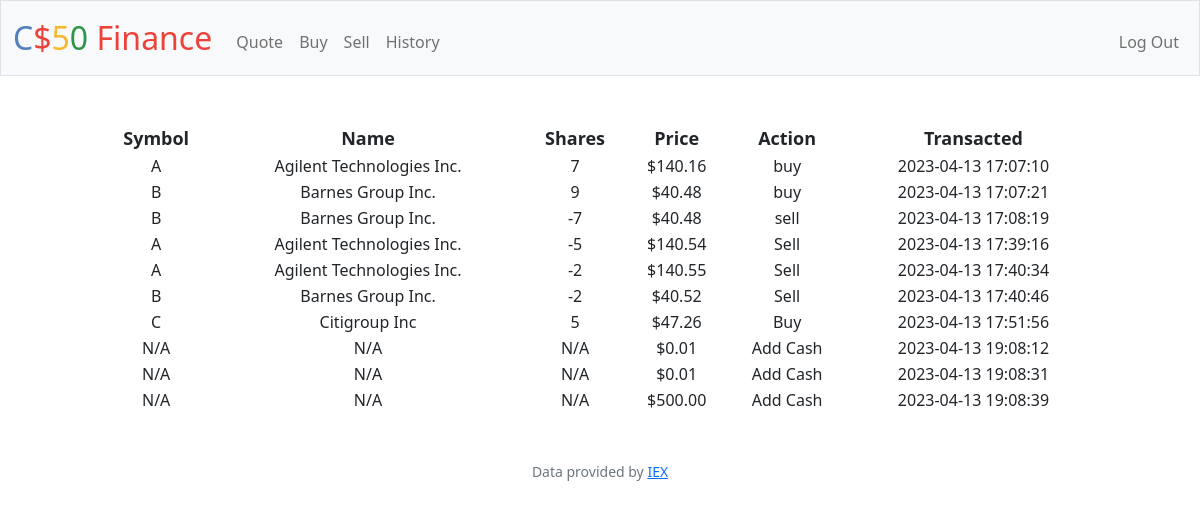
The app's page /history (signed in) with its own data.
### tables this page shows
CREATE TABLE transactions(
    stock_name TEXT NOT NULL,
    symbol TEXT NOT NULL,
    shares INTEGER NOT NULL,
    price NUMERIC NOT NULL,
    type TEXT NOT NULL,
    time TIMESTAMP DEFAULT CURRENT_TIMESTAMP,
    user_id INTEGER NOT NULL,
    FOREIGN KEY (user_id) REFERENCES users(id)
);

### app.py (the view)
@app.route("/history")
@login_required
def history():
    user_id = session["user_id"]
    rows = db.execute("SELECT symbol, shares, price, time FROM transactions WHERE user_id = ?", user_id)
    for row in rows:
        symbol = row["symbol"].upper()
        time = row["time"]
        shares = row["shares"]
        price = row["price"]
        row["name"] = db.execute(
            "SELECT stock_name FROM transactions WHERE user_id = ? AND symbol = ? AND time = ?", user_id, symbol, time)[0]["stock_name"]
        row["action"] = db.execute(
            "SELECT type FROM transactions WHERE user_id = ? AND symbol = ? AND time = ?", user_id, symbol, time)[0]["type"]
    return render_template("history.html", rows=rows)

### app.py (called while the page is built)
@app.after_request
def after_request(response):
    response.headers["Cache-Control"] = "no-cache, no-store, must-revalidate"
    response.headers["Expires"] = 0
    response.headers["Pragma"] = "no-cache"
    return response

### helpers.py (called while the page is built)
def login_required(f):
    @wraps(f)
    def decorated_function(*args, **kwargs):
        if session.get("user_id") is None:
            return redirect("/login")
        return f(*args, **kwargs)
    return decorated_function

def usd(value):
    return f"${value:,.2f}"

### templates/history.html (shortened to what this page needs)
{% extends "layout.html" %}
{% block main %}
    <table>
        <thead>
            <tr>
                <th>Symbol</th>
                <th>Name</th>
                <th>Shares</th>
                <th>Price</th>
                <th>Action</th>
                <th>Transacted</th>
            </tr>
        </thead>
       <tbody>
            {% for row in rows %}
            <tr name="row">
                <td>{{ row.symbol }}</td>
                <td>{{ row.name }}</td>
                <td>{{ row.shares }}</td>
                <td>{{ row.price | usd }}</td>
                <td>{{ row.action }}</td>
                <td>{{ row.time }}</td>
            </tr>
            {% endfor%}
        </tbody>
    </table>
{% endblock %}

### templates/layout.html (shortened to what this page needs)
<!DOCTYPE html>
<html lang="en">
    <head>
        <link href="https://cdn.jsdelivr.net/npm/bootstrap@5.1.3/dist/css/bootstrap.min.css" rel="stylesheet">
        <link href="/static/styles.css" rel="stylesheet">
    </head>
    <body>
        <nav class="bg-light border navbar navbar-expand-md navbar-light">
            <div class="container-fluid">
                <a class="navbar-brand" href="/"><span class="blue">C</span><span class="red">$</span><span class="yellow">5</span><span class="green">0</span> <span class="red">Finance</span></a>
                <div class="collapse navbar-collapse" id="navbar">
                    {% if session["user_id"] %}
                        <ul class="navbar-nav me-auto mt-2">
                            <li class="nav-item"><a class="nav-link" href="/quote">Quote</a></li>
                            <li class="nav-item"><a class="nav-link" href="/buy">Buy</a></li>
                            <li class="nav-item"><a class="nav-link" href="/sell">Sell</a></li>
                            <li class="nav-item"><a class="nav-link" href="/history">History</a></li>
                        </ul>
                        <ul class="navbar-nav ms-auto mt-2">
                            <li class="nav-item"><a class="nav-link" href="/logout">Log Out</a></li>
                        </ul>
                    {% else %}
                        <ul class="navbar-nav ms-auto mt-2">
                            <li class="nav-item"><a class="nav-link" href="/register">Register</a></li>
                            <li class="nav-item"><a class="nav-link" href="/login">Log In</a></li>
                        </ul>
                    {% endif %}
                </div>
            </div>
        </nav>
        <main class="container-fluid py-5 text-center">
            {% block main %}{% endblock %}
        </main>
        <footer class="mb-5 small text-center text-muted">
            Data provided by <a href="https://iexcloud.io/">IEX</a>
        </footer>
    </body>
</html>

### static/styles.css (style rules this page uses)
nav .navbar-brand { font-size: xx-large; }
nav .navbar-brand .blue { color: #537fbe; }
nav .navbar-brand .red { color: #ea433b; }
nav .navbar-brand .yellow { color: #f5b82e; }
nav .navbar-brand .green { color: #2e944b; }
table { width: 85%; margin: auto; text-align: center; table-layout: auto; }
th { font-size: 18px }

### records on screen
transactions: symbol "A", name "Agilent Technologies Inc.", shares "7", price "$140.16", action "buy", time "2023-04-13 17:07:10"
transactions: symbol "B", name "Barnes Group Inc.", shares "9", price "$40.48", action "buy", time "2023-04-13 17:07:21"
transactions: symbol "B", name "Barnes Group Inc.", shares "-7", price "$40.48", action "sell", time "2023-04-13 17:08:19"
transactions: symbol "A", name "Agilent Technologies Inc.", shares "-5", price "$140.54", action "Sell", time "2023-04-13 17:39:16"
transactions: symbol "A", name "Agilent Technologies Inc.", shares "-2", price "$140.55", action "Sell", time "2023-04-13 17:40:34"
transactions: symbol "B", name "Barnes Group Inc.", shares "-2", price "$40.52", action "Sell", time "2023-04-13 17:40:46"
transactions: symbol "C", name "Citigroup Inc", shares "5", price "$47.26", action "Buy", time "2023-04-13 17:51:56"
transactions: symbol "N/A", name "N/A", shares "N/A", price "$0.01", action "Add Cash", time "2023-04-13 19:08:12"
transactions: symbol "N/A", name "N/A", shares "N/A", price "$0.01", action "Add Cash", time "2023-04-13 19:08:31"
transactions: symbol "N/A", name "N/A", shares "N/A", price "$500.00", action "Add Cash", time "2023-04-13 19:08:39"
